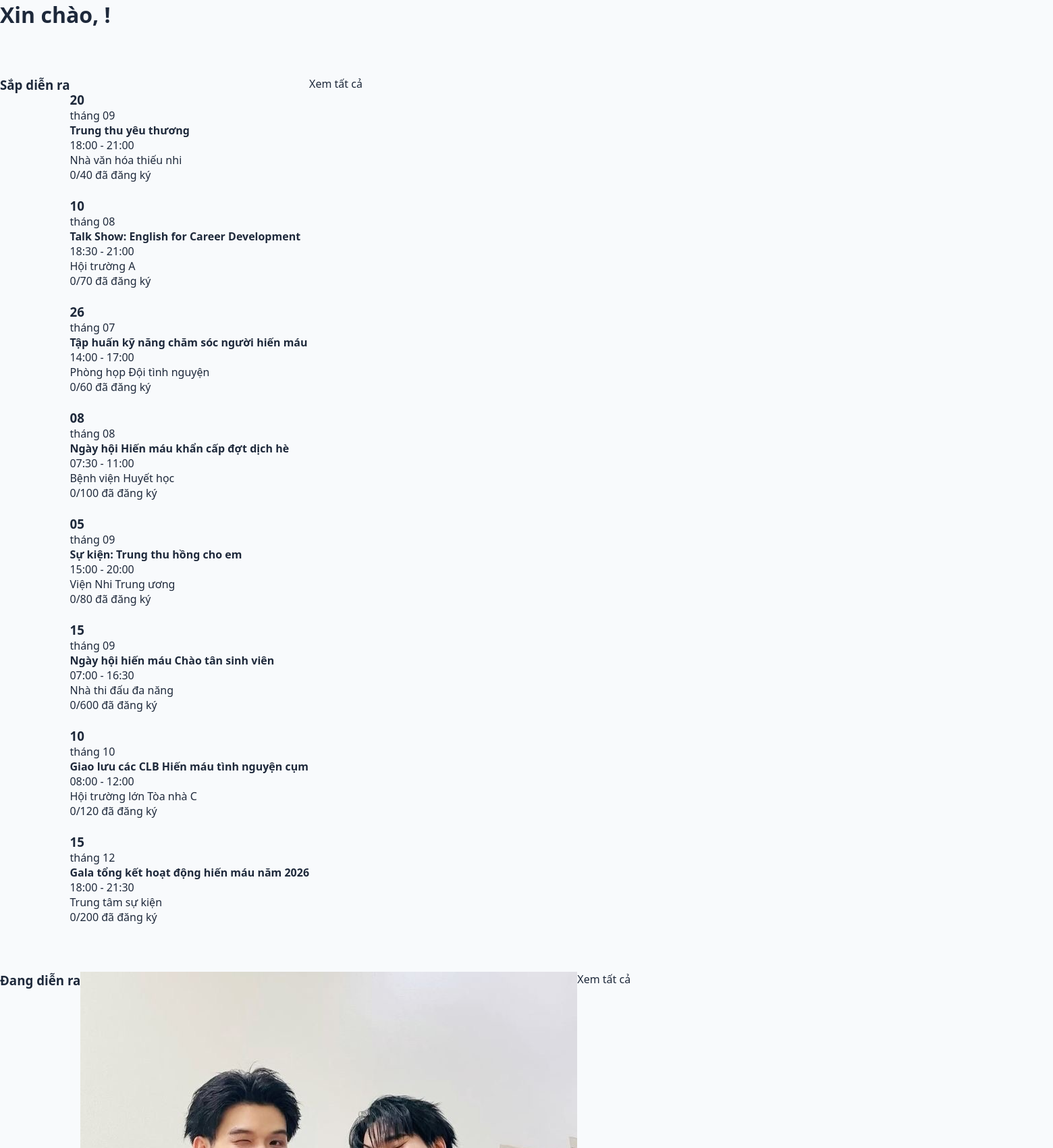
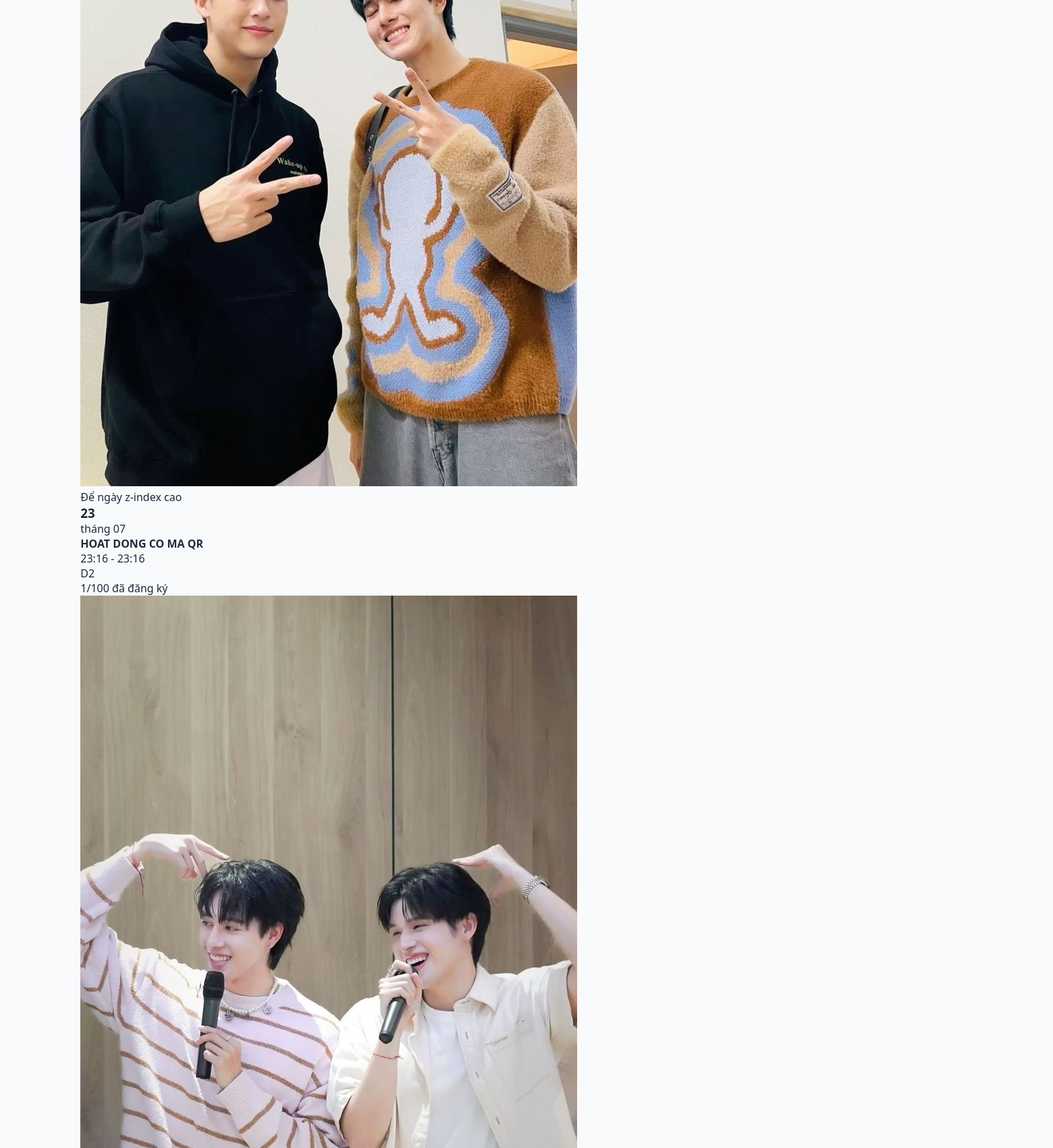
/user/pages/dashboard.php (signed in, upper part), run on the app's committed database (2 pictures, top to bottom).
### tables this page shows
CREATE TABLE `hoatdong` (
  `Id` int(11) NOT NULL,
  `MaHoatDong` varchar(11) NOT NULL,
  `MaToChuc` varchar(11) NOT NULL,
  `MaMucCongDiem` varchar(11) NOT NULL,
  `TenHoatDong` varchar(250) NOT NULL,
  `NgayTao` datetime NOT NULL DEFAULT current_timestamp(),
  `DiaDiem` varchar(250) NOT NULL,
  `DoiTuongThamGia` varchar(256) NOT NULL,
  `SoLuongToiDa` int(11) NOT NULL DEFAULT 10000000,
  `ThoiGianBatDau` datetime NOT NULL,
  `ThoiGianKetThuc` datetime NOT NULL,
  `DiemRenLuyen` int(11) NOT NULL,
  `NoiDungHD` text NOT NULL,
  `AnhAvt` varchar(256) NOT NULL,
  `AnhBia` varchar(256) NOT NULL,
  `MaForm` varchar(256) NOT NULL,
  `LinkForm` text NOT NULL,
  `LinkQr` text NOT NULL
);

### user/pages/dashboard.php (the view, shortened to what this page needs)
<?php
require_once "../../config/db.php";
require_once "../auth.php";
$keyword = isset($_GET['keyword']) ? trim($_GET['keyword']) : '';
$search = "%$keyword%";
$sql1 = "SELECT
            hd.*,
            COUNT(dk.MSSV) AS total
        FROM HoatDong hd
        LEFT JOIN DangKy dk
            ON hd.MaHoatDong = dk.MaHoatDong
        WHERE hd.ThoiGianBatDau > NOW() ";
$sql1 .= "GROUP BY hd.MaHoatDong";
$stmt1 = $conn->prepare($sql1);
empty($keyword) ? $stmt1->execute() : $stmt1->execute([$search]);
$sql2 = "SELECT
            hd.*,
            COUNT(dk.MSSV) AS total
        FROM HoatDong hd
        LEFT JOIN DangKy dk
            ON hd.MaHoatDong = dk.MaHoatDong
        WHERE (NOW() BETWEEN hd.ThoiGianBatDau AND hd.ThoiGianKetThuc) ";
$sql2 .= "GROUP BY hd.MaHoatDong";
$stmt2 = $conn->prepare($sql2);
empty($keyword) ? $stmt2->execute() : $stmt2->execute([$search]);
?>
<!DOCTYPE html>
<html lang="en">
<head>
    <link rel="stylesheet" href="../assets/css/user-pages.css">
</head>
<body>
    <h1>Xin chào, <?= $user['HoTen'] ?>!</h1>
    <div class="container">
        <div class="title-container">
            <h3>Sắp diễn ra</h3>
        </div>
        <div class="card-container">
            <?php $count = 0;
            while($row = $stmt1->fetch(PDO::FETCH_ASSOC)){
                $count++;?>
            <div class="card-item <?= $count > 6 ? 'hidden-card-item' : '' ?>" data-id="<?= $row['MaHoatDong'] ?>">
                <div class="img-card-item">
                </div>
                <div class="title-card-item">
                    <div class="date-card-item">
                        <?php $dateStart = new DateTime($row['ThoiGianBatDau']);
                        $dateEnd = new DateTime($row['ThoiGianKetThuc']); ?>
                        <h3><?= $dateStart->format('d'); ?></h3>
                        <span>tháng <?= $dateStart->format('m'); ?></span>
                    </div>
                    <h4><?= $row['TenHoatDong'] ?></h4>
                    <div class="info-card-item">
                        <div class="info-card-item-inside">
                            <span><?= $dateStart->format('H:i'); ?> - <?= $dateEnd->format('H:i'); ?></span>
                        </div>
                        <div class="info-card-item-inside">
                            <span><?= $row['DiaDiem'] ?></span>
                        </div>
                        <div class="info-card-item-inside">
                            <span><?= $row['total'] ?>/<?= $row['SoLuongToiDa']?> đã đăng ký</span>
                        </div>
                    </div>
                </div>
            </div>
            <?php } ?>
        </div>
        <div class="see-all-card-btn">Xem tất cả</div>
    </div>
    <div class="container">
        <div class="title-container">
            <h3>Đang diễn ra</h3>
        </div>
        <div class="card-container">
            <?php $count = 0;
            while($row = $stmt2->fetch(PDO::FETCH_ASSOC)){
                $count++; ?>
            <div class="card-item <?= $count > 6 ? 'hidden-card-item' : '' ?>" data-id="<?= $row['MaHoatDong'] ?>">
                <div class="img-card-item">
                    <img src="<?= $row['AnhAvt'] ?>" alt="">
                </div>
                <div class="title-card-item">
                    <div class="date-card-item">Để ngày z-index cao
                        <?php $dateStart = new DateTime($row['ThoiGianBatDau']);
                        $dateEnd = new DateTime($row['ThoiGianKetThuc']); ?>
                        <h3><?= $dateStart->format('d'); ?></h3>
                        <span>tháng <?= $dateStart->format('m'); ?></span>
                    </div>
                    <h4><?= $row['TenHoatDong'] ?></h4>
                    <div class="info-card-item">
                        <div class="info-card-item-inside">
                            <span><?= $dateStart->format('H:i'); ?> - <?= $dateEnd->format('H:i'); ?></span>
                        </div>
                        <div class="info-card-item-inside">
                            <span><?= $row['DiaDiem'] ?></span>
                        </div>
                        <div class="info-card-item-inside">
                            <span><?= $row['total'] ?>/<?= $row['SoLuongToiDa']?> đã đăng ký</span>
                        </div>
                    </div>
                </div>
            </div>
            <?php } ?>
        </div>
        <div class="see-all-card-btn">Xem tất cả</div>
    </div>
</body>
</html>

### assets/css/user-pages.css (style rules this page uses)
:root { --primary-color: #3b82f6; --primary-light: #eff6ff; --primary-hover: #2563eb; --text-dark: #1e293b; --text-muted: #64748b; --bg-main: #f8fafc; --border-color: #e2e8f0; --shadow-sm: 0 1px 3px rgba(0, 0, 0, 0.05); --shadow-md: 0 4px 6px -1px rgba(0, 0, 0, 0.08); --transition-fast: all 0.2s ease-in-out; }
* { margin: 0; padding: 0; box-sizing: border-box; font-family: "Segoe UI", Roboto, Helvetica, Arial, sans-serif; }
body { background-color: var(--bg-main); color: var(--text-dark); min-height: 100vh; display: flex; flex-direction: column; }
.container { display: flex; margin-top: 70px; min-height: calc(100vh - 70px); width: 100%; }

### data on the page
hoatdong: ThoiGianBatDau "20", ThoiGianBatDau "09", TenHoatDong "Trung thu yêu thương", ThoiGianBatDau "18:00", ThoiGianKetThuc "21:00", DiaDiem "Nhà văn hóa thiếu nhi", total "0", SoLuongToiDa "40"
hoatdong: ThoiGianBatDau "10", ThoiGianBatDau "08", TenHoatDong "Talk Show: English for Career Development", ThoiGianBatDau "18:30", ThoiGianKetThuc "21:00", DiaDiem "Hội trường A", total "0", SoLuongToiDa "70"
hoatdong: ThoiGianBatDau "26", ThoiGianBatDau "07", TenHoatDong "Tập huấn kỹ năng chăm sóc người hiến máu", ThoiGianBatDau "14:00", ThoiGianKetThuc "17:00", DiaDiem "Phòng họp Đội tình nguyện", total "0", SoLuongToiDa "60"
hoatdong: ThoiGianBatDau "08", TenHoatDong "Ngày hội Hiến máu khẩn cấp đợt dịch hè", ThoiGianBatDau "07:30", ThoiGianKetThuc "11:00", DiaDiem "Bệnh viện Huyết học", total "0", SoLuongToiDa "100"
hoatdong: ThoiGianBatDau "05", ThoiGianBatDau "09", TenHoatDong "Sự kiện: Trung thu hồng cho em", ThoiGianBatDau "15:00", ThoiGianKetThuc "20:00", DiaDiem "Viện Nhi Trung ương", total "0", SoLuongToiDa "80"
hoatdong: ThoiGianBatDau "15", ThoiGianBatDau "09", TenHoatDong "Ngày hội hiến máu Chào tân sinh viên", ThoiGianBatDau "07:00", ThoiGianKetThuc "16:30", DiaDiem "Nhà thi đấu đa năng", total "0", SoLuongToiDa "600"
hoatdong: ThoiGianBatDau "10", TenHoatDong "Giao lưu các CLB Hiến máu tình nguyện cụm", ThoiGianBatDau "08:00", ThoiGianKetThuc "12:00", DiaDiem "Hội trường lớn Tòa nhà C", total "0", SoLuongToiDa "120"
hoatdong: ThoiGianBatDau "15", ThoiGianBatDau "12", TenHoatDong "Gala tổng kết hoạt động hiến máu năm 2026", ThoiGianBatDau "18:00", ThoiGianKetThuc "21:30", DiaDiem "Trung tâm sự kiện", total "0", SoLuongToiDa "200"
hoatdong: AnhAvt (picture), ThoiGianBatDau "23", ThoiGianBatDau "07", TenHoatDong "HOAT DONG CO MA QR", ThoiGianBatDau "23:16", ThoiGianKetThuc "23:16", DiaDiem "D2", total "1", SoLuongToiDa "100"
hoatdong: AnhAvt (picture)
